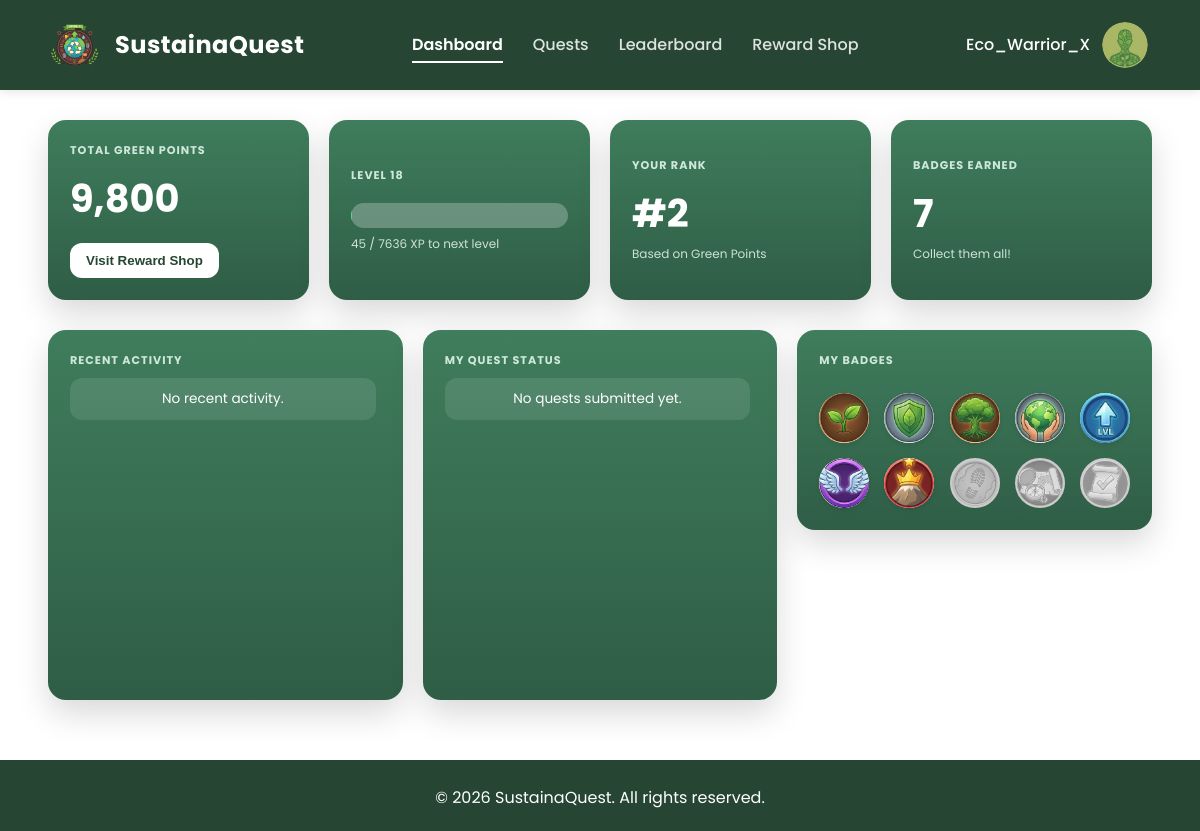
/user/user_dashboard.php (signed in), run on the app's committed database.
### tables this page shows
CREATE TABLE IF NOT EXISTS `users` (
  `userId` int NOT NULL AUTO_INCREMENT,
  `userName` varchar(50) NOT NULL,
  `email` varchar(100) NOT NULL,
  `passwordHash` varchar(255) NOT NULL,
  `level` int DEFAULT '1',
  `levelProgress` decimal(5,2) DEFAULT '0.00',
  `greenPoints` int DEFAULT '0',
  `isBanned` tinyint(1) DEFAULT '0',
  PRIMARY KEY (`userId`),
  UNIQUE KEY `userName` (`userName`),
  UNIQUE KEY `email` (`email`)
);

CREATE TABLE IF NOT EXISTS `badges` (
  `badgeId` int NOT NULL AUTO_INCREMENT,
  `badgeName` varchar(50) NOT NULL,
  `badgeIconURL` varchar(255) DEFAULT NULL,
  `description` text,
  PRIMARY KEY (`badgeId`)
);

### user/user_functions.php (called while the page is built, shortened)
<?php
function get_required_xp($level) {
    $base_xp = 100;
    $exponent = 1.5;
    return floor($base_xp * pow($level, $exponent));
}
function check_and_award_badges($conn, $user_id) {
    $q_stmt = $conn->prepare("SELECT COUNT(*) as total FROM questsubmissions WHERE submittedByUserId = ? AND approveStatus = 'Completed'");
    $q_stmt->bind_param("i", $user_id);
    $q_stmt->execute();
    $quest_count = $q_stmt->get_result()->fetch_assoc()['total'];
}
?>

### user/user_dashboard.php (the view, shortened to what this page needs)
<?php
$user_id = $_SESSION['user_id'];
$path = "../";
$page_css = "user_dashboard.css";
require_once '../includes/db_connect.php';
require_once '../includes/header.php';
require_once 'user_functions.php';
$user_stmt = $conn->prepare("
    SELECT userName, level, levelProgress, greenPoints
    FROM users
    WHERE userId = ?
");
$user_stmt->bind_param("i", $user_id);
$user_stmt->execute();
$user = $user_stmt->get_result()->fetch_assoc();
check_and_award_badges($conn, $user_id);
$current_xp = (int) $user['levelProgress'];
$required_xp = get_required_xp($user['level']);
$badge_count_result = $conn->query("
    SELECT COUNT(*) AS total
    FROM userbadges
    WHERE userId = $user_id
");
$badge_count = $badge_count_result->fetch_assoc()['total'];
$rank_sql = "
    SELECT COUNT(*) + 1 AS user_rank
    FROM users
    WHERE greenPoints > {$user['greenPoints']}
";
$rank_result = $conn->query($rank_sql);
$user_rank = $rank_result->fetch_assoc()['user_rank'];
$activity_sql = "
    (SELECT CONCAT('You redeemed ', i.itemName, ' for ', i.pointCost, ' pts') AS activity,
            r.redempDate AS activity_date
     FROM redemptions r
     JOIN items i ON r.itemId = i.itemId
     WHERE r.userId = $user_id)
    UNION ALL
    (SELECT CONCAT('Completed ', q.title, ' (+', q.pointReward, ' pts)') AS activity,
            qs.verifyDate AS activity_date
     FROM questsubmissions qs
     JOIN quests q ON qs.questId = q.questId
     WHERE qs.submittedByUserId = $user_id
       AND qs.approveStatus = 'Completed')
    ORDER BY activity_date DESC
    LIMIT 6
";
$activities = $conn->query($activity_sql);
$all_badges_result = $conn->query("SELECT badgeId, badgeName, description, badgeIconURL FROM badges ORDER BY badgeId ASC");
$all_badges = [];
if ($all_badges_result) {
    while ($row = $all_badges_result->fetch_assoc()) {
        $all_badges[] = $row;
    }
}
$user_badges_result = $conn->query("SELECT badgeId FROM userbadges WHERE userId = $user_id");
$earned_badge_ids = [];
if ($user_badges_result) {
    while ($row = $user_badges_result->fetch_assoc()) {
        $earned_badge_ids[] = $row['badgeId'];
    }
}
?>
<div class="dashboard-container">
    <div class="dashboard-grid top">
        <div class="dashboard-card">
            <h3>Total Green Points</h3>
            <h2><?= number_format($user['greenPoints']) ?></h2>
            <button class="btn-visit-shop" onclick="location.href='shop.php'">
                Visit Reward Shop
            </button>
        </div>
        <div class="dashboard-card">
            <h3>Level <?= $user['level'] ?></h3>
            <div class="progress-bg">
            </div>
            <small class="level-text">
                <?= $current_xp ?> / <?= $required_xp ?> XP to next level
            </small>
        </div>
        <div class="dashboard-card">
            <h3>Your Rank</h3>
            <h2>#<?= $user_rank ?></h2>
            <small class="level-text">Based on Green Points</small>
        </div>
        <div class="dashboard-card">
            <h3>Badges Earned</h3>
            <h2><?= $badge_count ?></h2>
            <small class="level-text">Collect them all!</small>
        </div>
    </div>
    <div class="dashboard-grid bottom">
        <div class="dashboard-card">
            <h3>Recent Activity</h3>
            <ul class="dashboard-list scrollable-list">
                <?php if ($activities && $activities->num_rows > 0): ?>
                    <?php while ($row = $activities->fetch_assoc()): ?>
                        <li> <?= htmlspecialchars($row['activity']) ?></li>
                    <?php endwhile; ?>
                <?php else: ?>
                    <li class="empty">No recent activity.</li>
                <?php endif; ?>
            </ul>
        </div>
        <div class="dashboard-card">
            <h3>My Quest Status</h3>
            <ul class="dashboard-list scrollable-list">
                <?php
                $quest_status = $conn->query("
                    SELECT q.title, qs.approveStatus, qs.submitDate
                    FROM questsubmissions qs
                    JOIN quests q ON qs.questId = q.questId
                    WHERE qs.submittedByUserId = $user_id
                    ORDER BY qs.submitDate DESC
                    LIMIT 4
                ");
                if ($quest_status && $quest_status->num_rows > 0):
                    while ($q = $quest_status->fetch_assoc()):
                        $formattedDate = date("M j, g:i a", strtotime($q['submitDate']));
                ?>
                        <li>
                            <div class="quest-info">
                                <strong><?= htmlspecialchars($q['title']) ?></strong>
                                <small class="date-text"><?= $formattedDate ?></small>
                            </div>
                            <span class="status-badge
                                <?= strtolower($q['approveStatus']) === 'completed'
                                    ? 'status-completed'
                                    : (strtolower($q['approveStatus']) === 'pending'
                                        ? 'status-pending'
                                        : 'status-rejected') ?>">
                                <?= $q['approveStatus'] ?>
                            </span>
                        </li>
                    <?php endwhile; ?>
                <?php else: ?>
                    <li class="empty">No quests submitted yet.</li>
                <?php endif; ?>
            </ul>
        </div>
        <div class="dashboard-card">
            <h3>My Badges</h3>
            <div class="badges-container">
                <?php
                foreach ($all_badges as $badge):
                    $badge_id = $badge['badgeId'];
                    $is_earned = in_array($badge_id, $earned_badge_ids);
                    $b_status = $is_earned ? 'earned' : 'locked';
                    $b_name   = htmlspecialchars($badge['badgeName']);
                    $b_desc   = htmlspecialchars($badge['description']);
                    $b_img_url = !empty($badge['badgeIconURL']) ? $path . $badge['badgeIconURL'] : "";
                ?>
                    <div class="badge-icon-slot <?= $is_earned ? '' : 'empty-slot' ?>"
                         data-status="<?= $b_status ?>"
                         data-name="<?= $b_name ?>"
                         data-desc="<?= $b_desc ?>"
                         data-img="<?= $b_img_url ?>">
                        <?php if ($b_img_url): ?>
                            <img src="<?= $b_img_url ?>"
                                 alt="<?= $b_name ?>"
                                 class="<?= $is_earned ? '' : 'locked-grayscale' ?>">
                        <?php else: ?>
                            <span class="locked-icon">🔒</span>
                        <?php endif; ?>
                    </div>
                <?php endforeach; ?>
            </div>
        </div>
    </div>
</div>
<?php include '../includes/footer.php'; ?>

### includes/header.php (shortened to what this page needs)
<?php
$is_logged_in = isset($_SESSION['user_id']);
$path = $path ?? "./";
$home_link = $is_logged_in ? $path . "user/user_dashboard.php" : $path . "index.php";
$current_page = basename($_SERVER['PHP_SELF']);
$display_name = "User";
if ($is_logged_in) {
    if(isset($conn)) {
        $h_stmt = $conn->prepare("SELECT userName FROM users WHERE userId = ?");
        $h_stmt->bind_param("i", $_SESSION['user_id']);
        $h_stmt->execute();
        $h_result = $h_stmt->get_result();
        if ($row = $h_result->fetch_assoc()) {
            $display_name = $row['userName'];
        }
    }
}
?>
<!DOCTYPE html>
<html lang="en">
<head>
    <link rel="stylesheet" href="<?php echo $path; ?>assets/css/style.css">
    <?php if (isset($page_css)): ?>
        <link rel="stylesheet" href="<?php echo $path; ?>assets/css/<?php echo $page_css; ?>">
    <?php endif; ?>
</head>
<body>
    <header class="main-header">
        <div class="logo-container">
            <a href="<?php echo $home_link; ?>" style="text-decoration:none; display:flex; align-items:center; gap:15px;">
                <img src="<?php echo $path; ?>assets/image/SustainaQuest Logo.png" alt="SustainaQuest Logo" class="logo-img">
                <span class="site-title" style="color:white;">SustainaQuest</span>
            </a>
        </div>
        <nav class="main-nav">
            <?php if ($is_logged_in): ?>
                <a href="<?php echo $path; ?>user/user_dashboard.php" class="nav-link <?php echo ($current_page == 'user_dashboard.php') ? 'active' : ''; ?>">Dashboard</a>
            <?php else: ?>
                <a href="<?php echo $path; ?>index.php" class="nav-link <?php echo ($current_page == 'index.php') ? 'active' : ''; ?>">Home</a>
            <?php endif; ?>
            <a href="<?php echo $path; ?>user/quests.php" class="nav-link <?php echo ($current_page == 'quests.php') ? 'active' : ''; ?>">Quests</a>
            <a href="<?php echo $path; ?>user/leaderboard.php" class="nav-link <?php echo ($current_page == 'leaderboard.php') ? 'active' : ''; ?>">Leaderboard</a>
            <a href="<?php echo $path; ?>user/shop.php" class="nav-link <?php echo ($current_page == 'shop.php') ? 'active' : ''; ?>">Reward Shop</a>
        </nav>
        <div class="auth-action">
            <?php if ($is_logged_in): ?>
                <div class="user-profile-container" onclick="toggleProfileDropdown(event)">
                    <div class="user-profile" style="display: flex; align-items: center; gap: 10px;">
                        <span class="user-name"><?php echo htmlspecialchars($display_name); ?></span>
                        <div class="profile-pic-container">
                            <?php
                            $default_pic = $path . "assets/image/profile_picture.png";
                            if (isset($_SESSION['profile_pic']) && !empty($_SESSION['profile_pic'])) {
                                $profile_src = $path . $_SESSION['profile_pic'];
                            } else {
                                $profile_src = $default_pic;
                            }
                            ?>
                            <img src="<?php echo $profile_src; ?>" alt="Profile"
                                style="width: 100%; height: 100%; object-fit: cover; border-radius: 50%;">
                        </div>
                    </div>
                </div>
            <?php else: ?>
                <a href="<?php echo $path; ?>auth_page/login.php" class="btn-login">Login/Register</a>
            <?php endif; ?>
        </div>
    </header>
</body>
</html>

### assets/css/style.css (style rules this page uses)
* { margin: 0; padding: 0; box-sizing: border-box; }
body { font-family: "Poppins", sans-serif; background-color: #ffffff; color: #333; line-height: 1.6; display: flex; flex-direction: column; min-height: 100vh; }
a { text-decoration: none; color: inherit; transition: 0.3s; }
.main-header { background-color: #264633; color: #ffffff; display: flex; justify-content: space-between; align-items: center; padding: 20px 50px; box-shadow: 0 2px 10px rgba(0, 0, 0, 0.1); position: relative; font-family: "Poppins", sans-serif; }
.logo-container { display: flex; align-items: center; gap: 15px; }
.logo-img { width: 50px; height: 50px; object-fit: contain; display: block; }
.site-title { font-size: 1.5rem !important; font-weight: 700 !important; letter-spacing: 0.5px !important; }
.main-nav { display: flex; gap: 30px; }
.nav-link { color: rgba(255, 255, 255, 0.85); font-weight: 500; font-size: 1rem; position: relative; }
.nav-link.active { position: relative; color: #fff; font-weight: 600; }
.nav-link.active::after { content: ""; position: absolute; width: 100%; height: 2px; bottom: -5px; left: 0; background-color: #fff; }
.user-profile { display: flex; align-items: center; gap: 10px; text-decoration: none; color: white; cursor: pointer; }
.user-profile .user-name { font-size: 1rem; font-weight: 500; }
.profile-pic-container { width: 50px; height: 50px; border-radius: 50%; overflow: hidden; border: 2px solid #264633; }
.profile-pic-container img { width: 100%; height: 100%; object-fit: cover; }

### assets/css/user_dashboard.css (style rules this page uses)
.dashboard-container { width: 92%; max-width: 1400px; margin: 30px auto 30px auto; font-family: "Poppins", sans-serif; }
.dashboard-grid { display: grid; grid-template-columns: 1fr; gap: 20px; margin-bottom: 30px; }
@media (min-width: 700px) { .dashboard-grid { grid-template-columns: repeat(2, 1fr); } }
@media (min-width: 1100px) { .dashboard-grid.top { grid-template-columns: repeat(4, 1fr); align-items: stretch; } }
@media (min-width: 1100px) { .dashboard-grid.bottom { grid-template-columns: repeat(3, 1fr); align-items: start; } }
.dashboard-card { background: linear-gradient(180deg, #3f7d5c, #2f5d46); color: #ffffff; border-radius: 18px; padding: 22px; box-shadow: 0 14px 32px rgba(0, 0, 0, 0.15); transition: transform 0.25s ease, box-shadow 0.25s ease; display: flex; flex-direction: column; justify-content: flex-start; }
.dashboard-card h3 { font-size: 0.7rem; text-transform: uppercase; letter-spacing: 1px; color: #cfe8dc; margin-bottom: 8px; }
.dashboard-card h2 { font-size: 2.4rem; margin: 0; font-weight: 700; color: #ffffff; }
.dashboard-card small { color: #cde3d7; font-size: 0.75rem; }
.btn-visit-shop { margin-top: 14px; background: #ffffff; color: #264633; padding: 10px 16px; border-radius: 12px; border: none; font-weight: 700; cursor: pointer; transition: background 0.2s; }
.progress-bg { width: 100%; height: 25px; background: rgba(255, 255, 255, 0.25); border-radius: 20px; overflow: hidden; margin: 10px 0 6px 0; }
.dashboard-list { list-style: none; padding: 0; margin: 0; width: 100%; }
.dashboard-list li { background: #ffffff; color: #333; padding: 10px 14px; border-radius: 12px; font-size: 0.85rem; margin-bottom: 8px; box-shadow: 0 2px 5px rgba(0, 0, 0, 0.05); display: flex; justify-content: space-between; align-items: center; }
.dashboard-list li.empty { background: rgba(255, 255, 255, 0.1); color: #fff; text-align: center; box-shadow: none; justify-content: center; }
.badges-container { display: grid; grid-template-columns: repeat(auto-fill, minmax(50px, 1fr)); gap: 15px; margin-top: 15px; }
.badge-icon-slot { width: 50px; height: 50px; border-radius: 50%; display: flex; align-items: center; justify-content: center; transition: transform 0.2s, box-shadow 0.2s; cursor: pointer; position: relative; background-color: #ffffff; box-shadow: 0 2px 5px rgba(0, 0, 0, 0.1); overflow: hidden; }
.badge-icon-slot img { width: 100%; height: 100%; object-fit: cover; padding: 0; transform: scale(1.15); border-radius: 50%; }
.badge-icon-slot.empty-slot { background-color: #e0e0e0; box-shadow: inset 0 2px 5px rgba(0, 0, 0, 0.1); border: 2px solid #ccc; }
.locked-grayscale { filter: grayscale(100%) opacity(0.5); transition: filter 0.3s ease; }
.scrollable-list { height: 300px; overflow-y: auto; padding-right: 5px; }
.dashboard-grid.top .dashboard-card { justify-content: center; text-align: left; align-items: flex-start; }

### includes/header.php (style rules this page uses)
.user-profile-container { position: relative; display: inline-block; cursor: pointer; }

### data on the page
users: userName "Eco_Warrior_X", greenPoints "9,800", level "18", levelProgress "45", level "7636"
badges: badgeIconURL (picture)
badges: badgeIconURL (picture)
badges: badgeIconURL (picture)
badges: badgeIconURL (picture)
badges: badgeIconURL (picture)
badges: badgeIconURL (picture)
badges: badgeIconURL (picture)
badges: badgeIconURL (picture)
badges: badgeIconURL (picture)
badges: badgeIconURL (picture)

### other printed values
$user_rank "2"
$badge_count "7"
